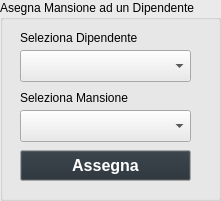
     <widget class="QGroupBox" name="groupBox_14">
      <property name="geometry">
       <rect>
        <x>30</x>
        <y>230</y>
        <width>221</width>
        <height>201</height>
       </rect>
      </property>
      <property name="palette">
       <palette>
        <active>
         <colorrole role="WindowText">
          <brush brushstyle="SolidPattern">
           <color alpha="255">
            <red>0</red>
            <green>0</green>
            <blue>0</blue>
           </color>
          </brush>
         </colorrole>
         <colorrole role="Button">
          <brush brushstyle="SolidPattern">
           <color alpha="255">
            <red>234</red>
            <green>234</green>
            <blue>234</blue>
           </color>
          </brush>
         </colorrole>
         <colorrole role="Light">
          <brush brushstyle="SolidPattern">
           <color alpha="255">
            <red>255</red>
            <green>255</green>
            <blue>255</blue>
           </color>
          </brush>
         </colorrole>
         <colorrole role="Midlight">
          <brush brushstyle="SolidPattern">
           <color alpha="255">
            <red>244</red>
            <green>244</green>
            <blue>244</blue>
           </color>
          </brush>
         </colorrole>
         <colorrole role="Dark">
          <brush brushstyle="SolidPattern">
           <color alpha="255">
            <red>117</red>
            <green>117</green>
            <blue>117</blue>
           </color>
          </brush>
         </colorrole>
         <colorrole role="Mid">
          <brush brushstyle="SolidPattern">
           <color alpha="255">
            <red>156</red>
            <green>156</green>
            <blue>156</blue>
           </color>
          </brush>
         </colorrole>
         <colorrole role="Text">
          <brush brushstyle="SolidPattern">
           <color alpha="255">
            <red>0</red>
            <green>0</green>
            <blue>0</blue>
           </color>
          </brush>
         </colorrole>
         <colorrole role="BrightText">
          <brush brushstyle="SolidPattern">
           <color alpha="255">
            <red>255</red>
            <green>255</green>
            <blue>255</blue>
           </color>
          </brush>
         </colorrole>
         <colorrole role="ButtonText">
          <brush brushstyle="SolidPattern">
           <color alpha="255">
            <red>0</red>
            <green>0</green>
            <blue>0</blue>
           </color>
          </brush>
         </colorrole>
         <colorrole role="Base">
          <brush brushstyle="SolidPattern">
           <color alpha="255">
            <red>255</red>
            <green>255</green>
            <blue>255</blue>
           </color>
          </brush>
         </colorrole>
         <colorrole role="Window">
          <brush brushstyle="SolidPattern">
           <color alpha="255">
            <red>234</red>
            <green>234</green>
            <blue>234</blue>
           </color>
          </brush>
         </colorrole>
         <colorrole role="Shadow">
          <brush brushstyle="SolidPattern">
           <color alpha="255">
            <red>0</red>
            <green>0</green>
            <blue>0</blue>
           </color>
          </brush>
         </colorrole>
         <colorrole role="AlternateBase">
          <brush brushstyle="SolidPattern">
           <color alpha="255">
            <red>244</red>
            <green>244</green>
            <blue>244</blue>
           </color>
          </brush>
         </colorrole>
         <colorrole role="ToolTipBase">
          <brush brushstyle="SolidPattern">
           <color alpha="255">
            <red>255</red>
            <green>255</green>
            <blue>220</blue>
           </color>
          </brush>
         </colorrole>
         <colorrole role="ToolTipText">
          <brush brushstyle="SolidPattern">
           <color alpha="255">
            <red>0</red>
            <green>0</green>
            <blue>0</blue>
           </color>
          </brush>
         </colorrole>
         <colorrole role="PlaceholderText">
          <brush brushstyle="SolidPattern">
           <color alpha="127">
            <red>0</red>
            <green>0</green>
            <blue>0</blue>
           </color>
          </brush>
         </colorrole>
         <colorrole role="Accent">
          <brush brushstyle="SolidPattern">
           <color alpha="255">
            <red>255</red>
            <green>255</green>
            <blue>255</blue>
           </color>
          </brush>
         </colorrole>
        </active>
        <inactive>
         <colorrole role="WindowText">
          <brush brushstyle="SolidPattern">
           <color alpha="255">
            <red>0</red>
            <green>0</green>
            <blue>0</blue>
           </color>
          </brush>
         </colorrole>
         <colorrole role="Button">
          <brush brushstyle="SolidPattern">
           <color alpha="255">
            <red>234</red>
            <green>234</green>
            <blue>234</blue>
           </color>
          </brush>
         </colorrole>
         <colorrole role="Light">
          <brush brushstyle="SolidPattern">
           <color alpha="255">
            <red>255</red>
            <green>255</green>
            <blue>255</blue>
           </color>
          </brush>
         </colorrole>
         <colorrole role="Midlight">
          <brush brushstyle="SolidPattern">
           <color alpha="255">
            <red>244</red>
            <green>244</green>
            <blue>244</blue>
           </color>
          </brush>
         </colorrole>
         <colorrole role="Dark">
          <brush brushstyle="SolidPattern">
           <color alpha="255">
            <red>117</red>
            <green>117</green>
            <blue>117</blue>
           </color>
          </brush>
         </colorrole>
         <colorrole role="Mid">
          <brush brushstyle="SolidPattern">
           <color alpha="255">
            <red>156</red>
            <green>156</green>
            <blue>156</blue>
           </color>
          </brush>
         </colorrole>
         <colorrole role="Text">
          <brush brushstyle="SolidPattern">
           <color alpha="255">
            <red>0</red>
            <green>0</green>
            <blue>0</blue>
           </color>
          </brush>
         </colorrole>
         <colorrole role="BrightText">
          <brush brushstyle="SolidPattern">
           <color alpha="255">
            <red>255</red>
            <green>255</green>
            <blue>255</blue>
           </color>
          </brush>
         </colorrole>
         <colorrole role="ButtonText">
          <brush brushstyle="SolidPattern">
           <color alpha="255">
            <red>0</red>
            <green>0</green>
            <blue>0</blue>
           </color>
          </brush>
         </colorrole>
         <colorrole role="Base">
          <brush brushstyle="SolidPattern">
           <color alpha="255">
            <red>255</red>
            <green>255</green>
            <blue>255</blue>
           </color>
          </brush>
         </colorrole>
         <colorrole role="Window">
          <brush brushstyle="SolidPattern">
           <color alpha="255">
            <red>234</red>
            <green>234</green>
            <blue>234</blue>
           </color>
          </brush>
         </colorrole>
         <colorrole role="Shadow">
          <brush brushstyle="SolidPattern">
           <color alpha="255">
            <red>0</red>
            <green>0</green>
            <blue>0</blue>
           </color>
          </brush>
         </colorrole>
         <colorrole role="AlternateBase">
          <brush brushstyle="SolidPattern">
           <color alpha="255">
            <red>244</red>
            <green>244</green>
            <blue>244</blue>
           </color>
          </brush>
         </colorrole>
         <colorrole role="ToolTipBase">
          <brush brushstyle="SolidPattern">
           <color alpha="255">
            <red>255</red>
            <green>255</green>
            <blue>220</blue>
           </color>
          </brush>
         </colorrole>
         <colorrole role="ToolTipText">
          <brush brushstyle="SolidPattern">
           <color alpha="255">
            <red>0</red>
            <green>0</green>
            <blue>0</blue>
           </color>
          </brush>
         </colorrole>
         <colorrole role="PlaceholderText">
          <brush brushstyle="SolidPattern">
           <color alpha="127">
            <red>0</red>
            <green>0</green>
            <blue>0</blue>
           </color>
          </brush>
         </colorrole>
         <colorrole role="Accent">
          <brush brushstyle="SolidPattern">
           <color alpha="255">
            <red>255</red>
            <green>255</green>
            <blue>255</blue>
           </color>
          </brush>
         </colorrole>
        </inactive>
        <disabled>
         <colorrole role="WindowText">
          <brush brushstyle="SolidPattern">
           <color alpha="255">
            <red>117</red>
            <green>117</green>
            <blue>117</blue>
           </color>
          </brush>
         </colorrole>
         <colorrole role="Button">
          <brush brushstyle="SolidPattern">
           <color alpha="255">
            <red>234</red>
            <green>234</green>
            <blue>234</blue>
           </color>
          </brush>
         </colorrole>
         <colorrole role="Light">
          <brush brushstyle="SolidPattern">
           <color alpha="255">
            <red>255</red>
            <green>255</green>
            <blue>255</blue>
           </color>
          </brush>
         </colorrole>
         <colorrole role="Midlight">
          <brush brushstyle="SolidPattern">
           <color alpha="255">
            <red>244</red>
            <green>244</green>
            <blue>244</blue>
           </color>
          </brush>
         </colorrole>
         <colorrole role="Dark">
          <brush brushstyle="SolidPattern">
           <color alpha="255">
            <red>117</red>
            <green>117</green>
            <blue>117</blue>
           </color>
          </brush>
         </colorrole>
         <colorrole role="Mid">
          <brush brushstyle="SolidPattern">
           <color alpha="255">
            <red>156</red>
            <green>156</green>
            <blue>156</blue>
           </color>
          </brush>
         </colorrole>
         <colorrole role="Text">
          <brush brushstyle="SolidPattern">
           <color alpha="255">
            <red>117</red>
            <green>117</green>
            <blue>117</blue>
           </color>
          </brush>
         </colorrole>
         <colorrole role="BrightText">
          <brush brushstyle="SolidPattern">
           <color alpha="255">
            <red>255</red>
            <green>255</green>
            <blue>255</blue>
           </color>
          </brush>
         </colorrole>
         <colorrole role="ButtonText">
          <brush brushstyle="SolidPattern">
           <color alpha="255">
            <red>117</red>
            <green>117</green>
            <blue>117</blue>
           </color>
          </brush>
         </colorrole>
         <colorrole role="Base">
          <brush brushstyle="SolidPattern">
           <color alpha="255">
            <red>234</red>
            <green>234</green>
            <blue>234</blue>
           </color>
          </brush>
         </colorrole>
         <colorrole role="Window">
          <brush brushstyle="SolidPattern">
           <color alpha="255">
            <red>234</red>
            <green>234</green>
            <blue>234</blue>
           </color>
          </brush>
         </colorrole>
         <colorrole role="Shadow">
          <brush brushstyle="SolidPattern">
           <color alpha="255">
            <red>0</red>
            <green>0</green>
            <blue>0</blue>
           </color>
          </brush>
         </colorrole>
         <colorrole role="AlternateBase">
          <brush brushstyle="SolidPattern">
           <color alpha="255">
            <red>234</red>
            <green>234</green>
            <blue>234</blue>
           </color>
          </brush>
         </colorrole>
         <colorrole role="ToolTipBase">
          <brush brushstyle="SolidPattern">
           <color alpha="255">
            <red>255</red>
            <green>255</green>
            <blue>220</blue>
           </color>
          </brush>
         </colorrole>
         <colorrole role="ToolTipText">
          <brush brushstyle="SolidPattern">
           <color alpha="255">
            <red>0</red>
            <green>0</green>
            <blue>0</blue>
           </color>
          </brush>
         </colorrole>
         <colorrole role="PlaceholderText">
          <brush brushstyle="SolidPattern">
           <color alpha="127">
            <red>117</red>
            <green>117</green>
            <blue>117</blue>
           </color>
          </brush>
         </colorrole>
         <colorrole role="Accent">
          <brush brushstyle="SolidPattern">
           <color alpha="255">
            <red>255</red>
            <green>255</green>
            <blue>255</blue>
           </color>
          </brush>
         </colorrole>
        </disabled>
       </palette>
      </property>
      <property name="autoFillBackground">
       <bool>true</bool>
      </property>
      <property name="title">
       <string>Asegna Mansione ad un Dipendente</string>
      </property>
      <property name="flat">
       <bool>true</bool>
      </property>
      <widget class="QComboBox" name="cmbSelUtAss">
       <property name="geometry">
        <rect>
         <x>20</x>
         <y>50</y>
         <width>171</width>
         <height>32</height>
        </rect>
       </property>
       <property name="autoFillBackground">
        <bool>true</bool>
       </property>
      </widget>
      <widget class="QComboBox" name="cmbSelMansAss">
       <property name="geometry">
        <rect>
         <x>20</x>
         <y>110</y>
         <width>171</width>
         <height>32</height>
        </rect>
       </property>
       <property name="autoFillBackground">
        <bool>true</bool>
       </property>
      </widget>
      <widget class="QLabel" name="label_29">
       <property name="geometry">
        <rect>
         <x>20</x>
         <y>30</y>
         <width>121</width>
         <height>16</height>
        </rect>
       </property>
       <property name="text">
        <string>Seleziona Dipendente</string>
       </property>
      </widget>
      <widget class="QLabel" name="label_30">
       <property name="geometry">
        <rect>
         <x>20</x>
         <y>90</y>
         <width>111</width>
         <height>16</height>
        </rect>
       </property>
       <property name="text">
        <string>Seleziona Mansione</string>
       </property>
      </widget>
      <widget class="QPushButton" name="btnAssMans">
       <property name="geometry">
        <rect>
         <x>20</x>
         <y>150</y>
         <width>171</width>
         <height>31</height>
        </rect>
       </property>
       <property name="palette">
        <palette>
         <active>
          <colorrole role="Button">
           <brush brushstyle="SolidPattern">
            <color alpha="255">
             <red>37</red>
             <green>46</green>
             <blue>53</blue>
            </color>
           </brush>
          </colorrole>
          <colorrole role="Text">
           <brush brushstyle="SolidPattern">
            <color alpha="255">
             <red>255</red>
             <green>255</green>
             <blue>255</blue>
            </color>
           </brush>
          </colorrole>
          <colorrole role="ButtonText">
           <brush brushstyle="SolidPattern">
            <color alpha="255">
             <red>255</red>
             <green>255</green>
             <blue>255</blue>
            </color>
           </brush>
          </colorrole>
          <colorrole role="Base">
           <brush brushstyle="SolidPattern">
            <color alpha="255">
             <red>255</red>
             <green>255</green>
             <blue>255</blue>
            </color>
           </brush>
          </colorrole>
         </active>
         <inactive>
          <colorrole role="Button">
           <brush brushstyle="SolidPattern">
            <color alpha="255">
             <red>37</red>
             <green>46</green>
             <blue>53</blue>
            </color>
           </brush>
          </colorrole>
          <colorrole role="Text">
           <brush brushstyle="SolidPattern">
            <color alpha="255">
             <red>255</red>
             <green>255</green>
             <blue>255</blue>
            </color>
           </brush>
          </colorrole>
          <colorrole role="ButtonText">
           <brush brushstyle="SolidPattern">
            <color alpha="255">
             <red>255</red>
             <green>255</green>
             <blue>255</blue>
            </color>
           </brush>
          </colorrole>
          <colorrole role="Base">
           <brush brushstyle="SolidPattern">
            <color alpha="255">
             <red>255</red>
             <green>255</green>
             <blue>255</blue>
            </color>
           </brush>
          </colorrole>
         </inactive>
         <disabled>
          <colorrole role="Button">
           <brush brushstyle="SolidPattern">
            <color alpha="255">
             <red>37</red>
             <green>46</green>
             <blue>53</blue>
            </color>
           </brush>
          </colorrole>
         </disabled>
        </palette>
       </property>
       <property name="font">
        <font>
         <family>Arial</family>
         <pointsize>12</pointsize>
         <bold>true</bold>
        </font>
       </property>
       <property name="text">
        <string>Assegna</string>
       </property>
      </widget>
     </widget>
